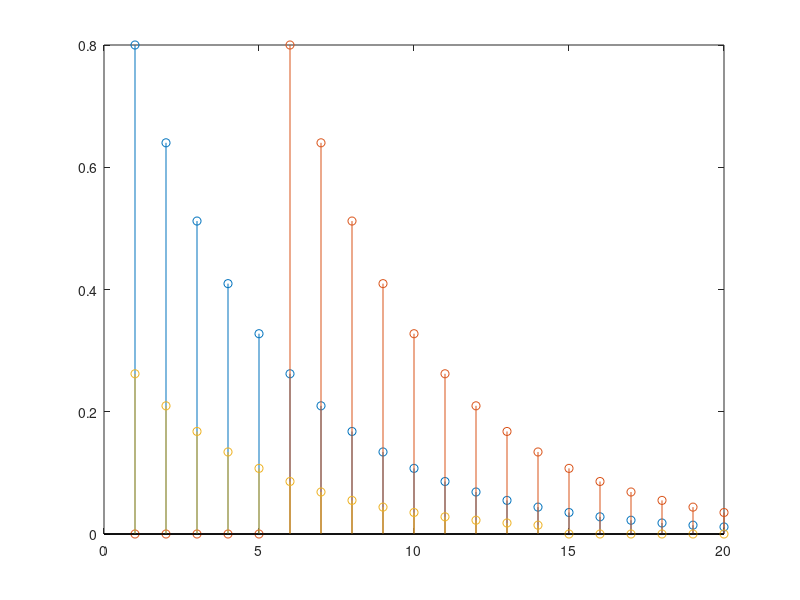

This chart was generated by the following MATLAB code:
close all
clearvars
clc

n = 1:20;
u = ones(1, 20);
x = 0.8 .^ n;

y1 = circshift(x, 5);
y1(1:5) = 0;
y2 = circshift(x, -5);
y2(end-5:end) = 0;

stem(n, x);
hold on;
stem(n, y1);
hold on;
stem(n, y2);